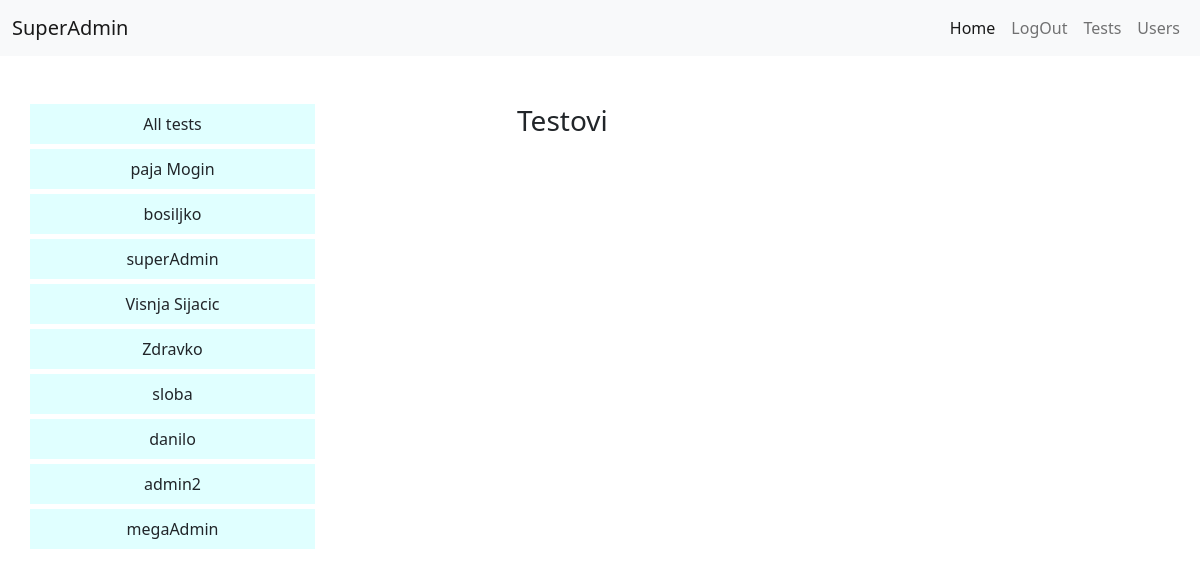
/tests.php (signed in), run on the app's committed database.
### tables this page shows
CREATE TABLE `users` (
  `id` int(255) NOT NULL,
  `name` varchar(255) NOT NULL,
  `email` varchar(255) NOT NULL,
  `password` varchar(255) NOT NULL,
  `created_at` timestamp NOT NULL DEFAULT current_timestamp(),
  `edited_at` timestamp NULL DEFAULT NULL,
  `role` varchar(255) NOT NULL DEFAULT 'guest'
);

### tests.php (called while the page is built, shortened)
<?php
$professors = getAllUsers();
    require 'views/index.view.php';
?>

### backend/core/functions.php (called while the page is built, shortened)
<?php
function isLogged(){
    if(isset($_SESSION['userId'])){
        return true;
    } else{
        return false;
    }
}
function getAllUsers(){
    global $pdo;
    $stmt = $pdo ->prepare("SELECT * FROM users");
	$stmt ->execute();
	$users = $stmt->fetchAll(PDO::FETCH_ASSOC);
    return $users;
}
function getUserBySession(){
    global $pdo;
    $id = $_SESSION['userId'];
    $stmt= $pdo->prepare("SELECT * FROM  users WHERE id =?");
    $stmt ->execute([$id]);
    $user =$stmt ->fetch();
    return $user;
}
?>

### views/professours.view.php (the view)
<ul id="profList">
    <li class="profesoriAll">All tests</li>
    <?php foreach($professors as $prof):?>
        <li class="profesori" data-prof ="<?php echo $prof['id']?>"><?php  echo $prof['name']?></li>
        <?php endforeach?>
</ul>

### views/inc/navbar.php (shortened to what this page needs)
<nav class="navbar navbar-expand-lg navbar-light bg-light">
  <div class="container-fluid">
      <?php if(!isLogged()):?>
        <a href="index.php" class="navbar-brand">
        <?php echo $pageTitle?>
        </a>
        <?php else: ?>
          <a href="<?php echo 'userProfile.php?id='. $_SESSION['userId']?>" class="navbar-brand">
        <?php echo ucfirst(getUserBySession()->name)?>
        </a>
          <?php endif?>
    <div class="collapse navbar-collapse" id="navbarNavAltMarkup">
      <div class="navbar-nav ms-auto">
        <a class="nav-link active" aria-current="page" href="index.php">Home</a>
        <?php if(isLogged()) : ?>
          <a class="nav-link" href="logout.php">LogOut</a>
          <a class="nav-link" href="tests.php">Tests</a>
          <?php if(getUserBySession()->role === 'admin') :?>
            <a class="nav-link" href="allUsers.php">Users</a>
            <?php endif?>
          <?php else : ?>
            <a class="nav-link" href="login.php">Login</a>
        <a class="nav-link" href="register.php">Register</a>
          <?php endif;?>
      </div>
    </div>
  </div>
</nav>

### css/style.css (style rules this page uses)
#profList { list-style: none; width: 100%; padding: 0 !important; margin-bottom: 0 !important; }
#profList li { text-align: center; padding: 8px 0; margin-bottom: 5px; background-color: lightcyan; cursor: pointer; }

### data on the page
users: name "SuperAdmin", name "superAdmin"
users: name "paja Mogin"
users: name "bosiljko"
users: name "Visnja Sijacic"
users: name "Zdravko"
users: name "sloba"
users: name "danilo"
users: name "admin2"
users: name "megaAdmin"
